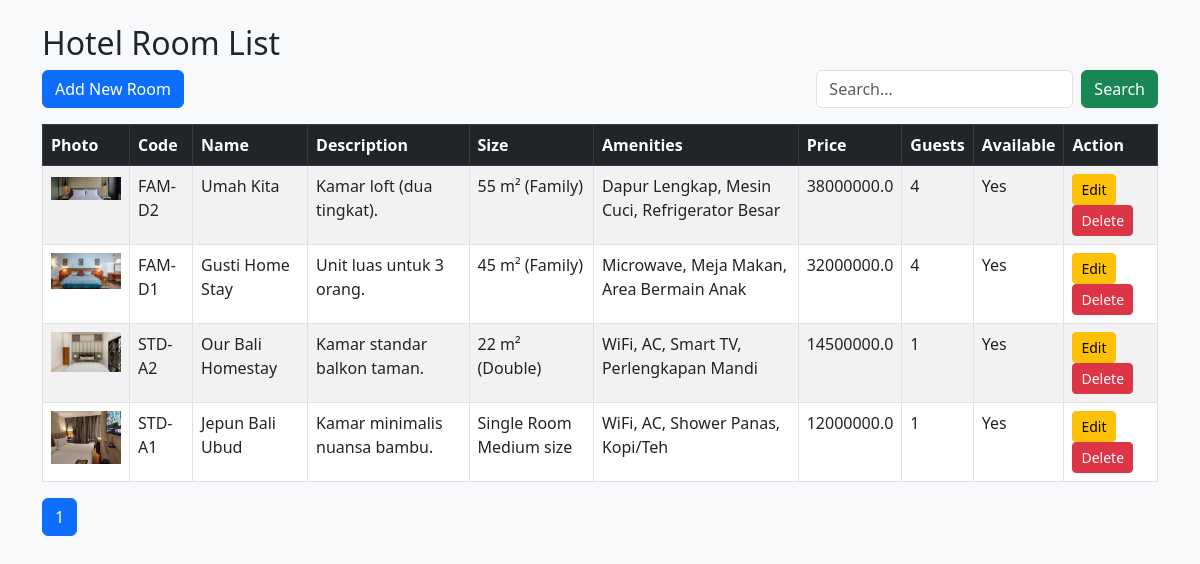
The page / on the database its author committed.
### tables this page shows
CREATE TABLE room(
            id INTEGER PRIMARY KEY AUTOINCREMENT,
            photo TEXT,
            code_room TEXT NOT NULL,
            name TEXT NOT NULL,
            description TEXT,
            room_size TEXT,
            amenities TEXT,
            price REAL NOT NULL,
            guests INTEGER NOT NULL,
            available INTEGER NOT NULL
        );

### app.py (the view)
@app.route("/")
def index():
    search = request.args.get("search", "")
    page = int(request.args.get("page", 1))
    per_page = 5
    offset = (page - 1) * per_page
    conn = db()
    total = conn.execute("""
        SELECT COUNT(*) FROM room
        WHERE name LIKE ? OR code_room LIKE ?
    """, (f"%{search}%", f"%{search}%")).fetchone()[0]
    rows = conn.execute("""
        SELECT * FROM room
        WHERE name LIKE ? OR code_room LIKE ?
        ORDER BY id DESC
        LIMIT ? OFFSET ?
    """, (f"%{search}%", f"%{search}%", per_page, offset)).fetchall()
    conn.close()
    total_pages = math.ceil(total / per_page)
    return render_template(
        "index.html",
        stoks=rows,
        page=page,
        total_pages=total_pages,
        search=search
    )

### app.py (called while the page is built)
def db():
    conn = sqlite3.connect("stokumkm.db")
    conn.row_factory = sqlite3.Row
    return conn

### templates/index.html (shortened to what this page needs)
<!DOCTYPE html>
<html>
<head>
    <link href="https://cdn.jsdelivr.net/npm/bootstrap@5.3.0/dist/css/bootstrap.min.css" rel="stylesheet">
</head>
<body class="bg-light">
    <div class="container mt-4">
        <h2>Hotel Room List</h2>
        <div class="d-flex justify-content-between mb-3">
            <a href="/add" class="btn btn-primary">Add New Room</a>
            <form method="get" class="d-flex">
                <input type="text" name="search" class="form-control me-2" placeholder="Search..." value="{{ search }}">
                <button class="btn btn-success">Search</button>
            </form>
        </div>
        <table class="table table-bordered table-striped">
            <thead class="table-dark">
                <tr>
                    <th>Photo</th>
                    <th>Code</th>
                    <th>Name</th>
                    <th>Description</th>
                    <th>Size</th>
                    <th>Amenities</th>
                    <th>Price</th>
                    <th>Guests</th>
                    <th>Available</th>
                    <th>Action</th>
                </tr>
            </thead>
            <tbody>
                {% for u in stoks %}
                <tr>
                    <td><img src="{{ url_for('static', filename='uploads/' ~ u.photo) }}" width="70"></td>
                    <td>{{ u.code_room }}</td>
                    <td>{{ u.name }}</td>
                    <td>{{ u.description }}</td>
                    <td>{{ u.room_size }}</td>
                    <td>{{ u.amenities }}</td>
                    <td>{{ u.price }}</td>
                    <td>{{ u.guests }}</td>
                    <td>{{ 'Yes' if u.available==1 else 'No' }}</td>
                    <td>
                        <a href="/edit/{{ u.id }}" class="btn btn-warning btn-sm">Edit</a>
                        <a href="/delete/{{ u.id }}" class="btn btn-danger btn-sm"
                            onclick="return confirm('Delete this room?')">Delete</a>
                    </td>
                </tr>
                {% endfor %}
            </tbody>
        </table>
        <nav>
            <ul class="pagination">
                {% for p in range(1, total_pages + 1) %}
                <li class="page-item {% if p == page %}active{% endif %}">
                    <a class="page-link" href="?page={{ p }}&search={{ search }}">{{ p }}</a>
                </li>
                {% endfor %}
            </ul>
        </nav>
    </div>
</body>
</html>

### rows shown on the page
room: photo (picture), code_room "FAM-D2", name "Umah Kita", description "Kamar loft (dua tingkat).", room_size "55 m² (Family)", amenities "Dapur Lengkap, Mesin Cuci, Refrigerator Besar", price "38000000.0", guests "4", available "Yes"
room: photo (picture), code_room "FAM-D1", name "Gusti Home Stay", description "Unit luas untuk 3 orang.", room_size "45 m² (Family)", amenities "Microwave, Meja Makan, Area Bermain Anak", price "32000000.0", guests "4", available "Yes"
room: photo (picture), code_room "STD-A2", name "Our Bali Homestay", description "Kamar standar balkon taman.", room_size "22 m² (Double)", amenities "WiFi, AC, Smart TV, Perlengkapan Mandi", price "14500000.0", guests "1", available "Yes"
room: photo (picture), code_room "STD-A1", name "Jepun Bali Ubud", description "Kamar minimalis nuansa bambu.", room_size "Single Room Medium size", amenities "WiFi, AC, Shower Panas, Kopi/Teh", price "12000000.0", guests "1", available "Yes"

### other values the page prints
{{ p }} "1"
